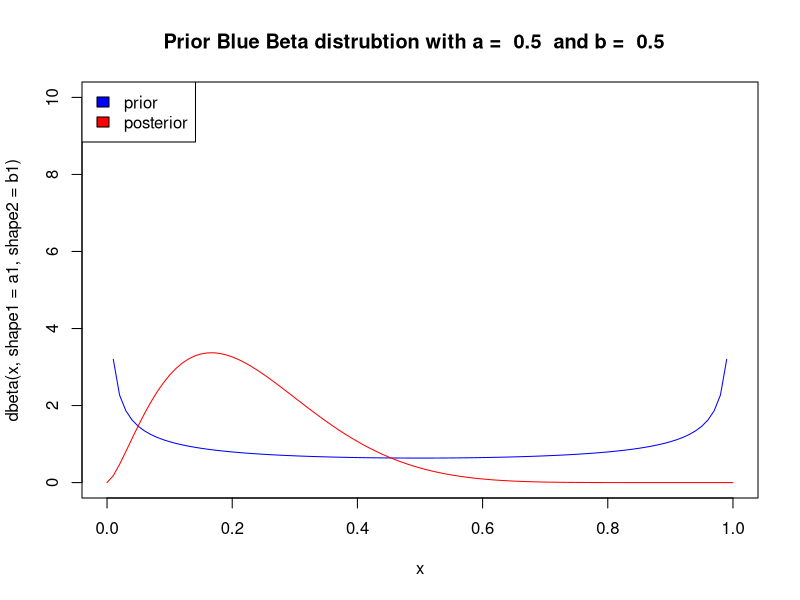
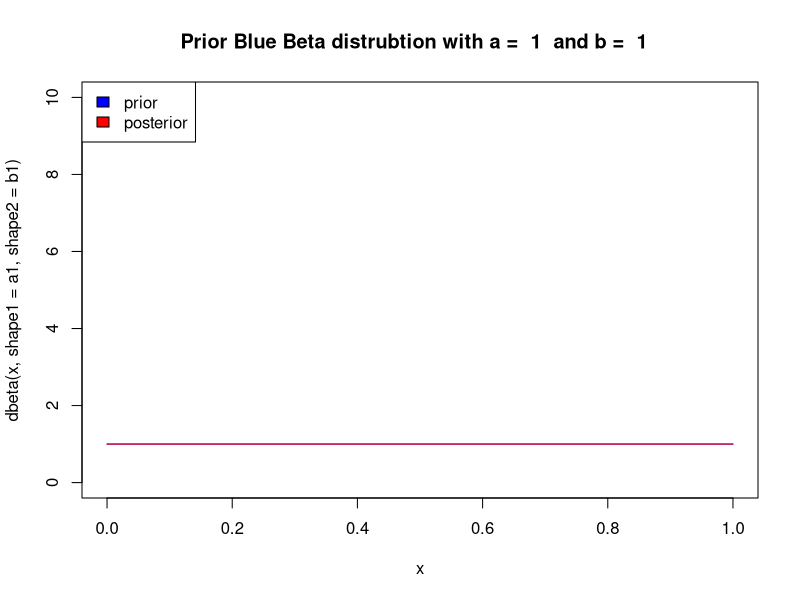
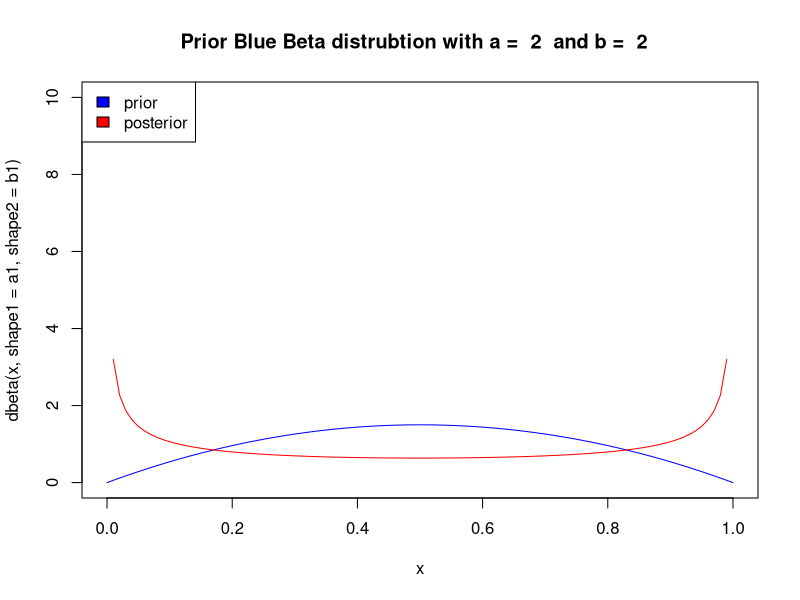
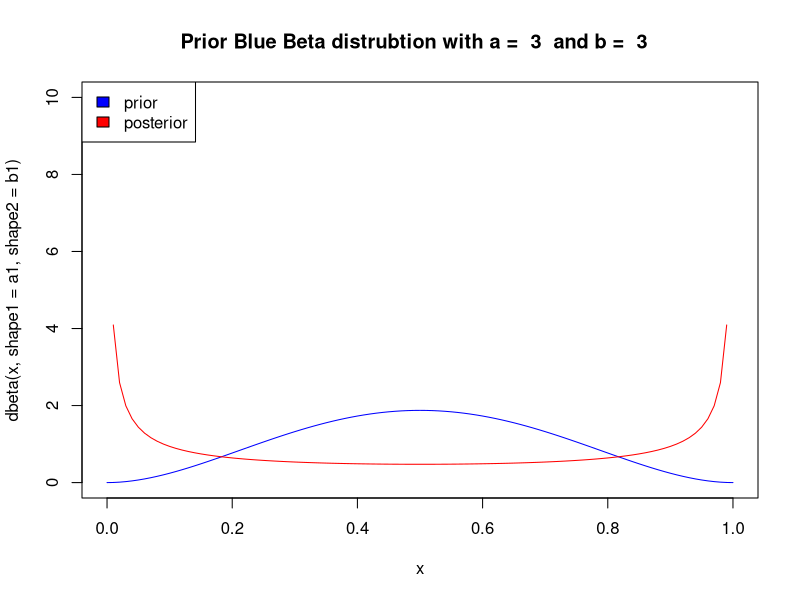
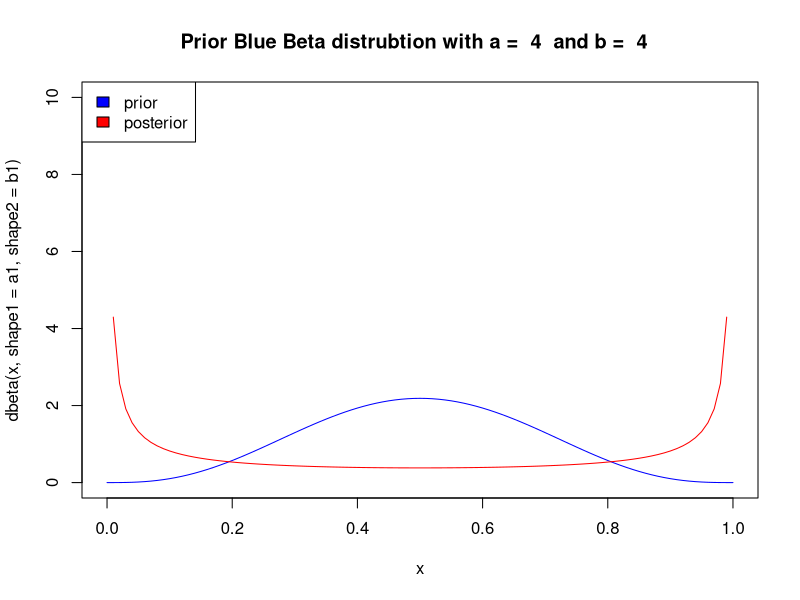
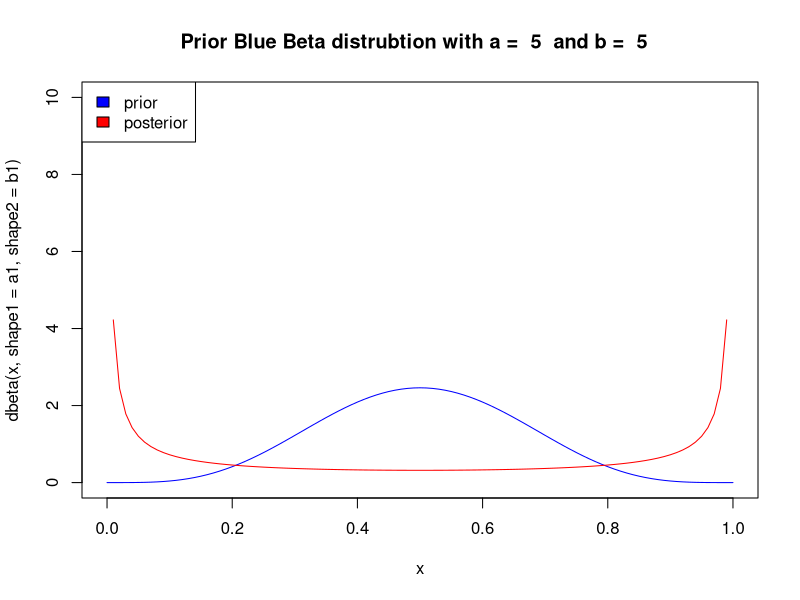
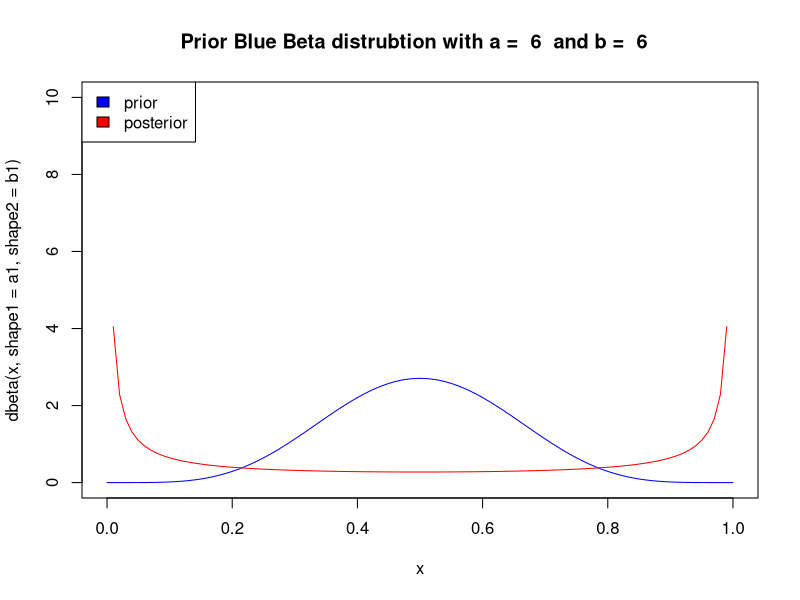
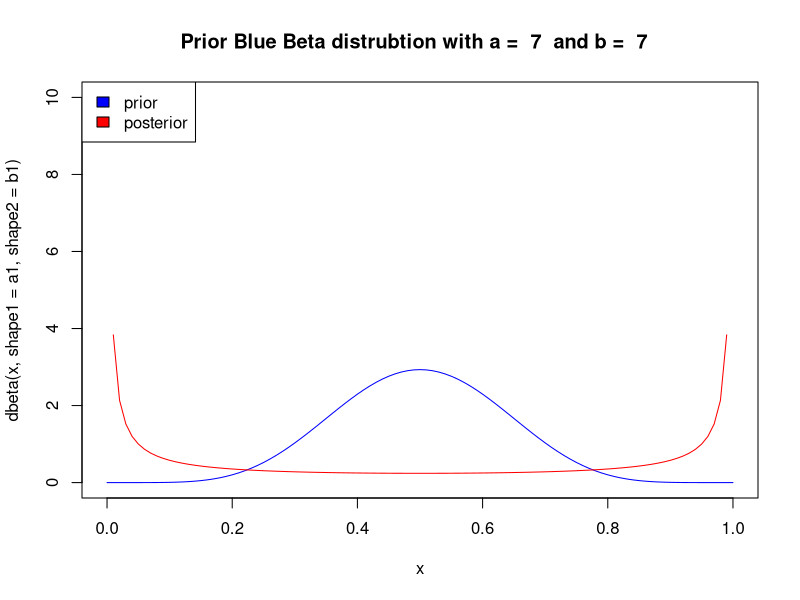

The R source for these figures, in order:
###Question 2 -Plots two beta distributions
bayesian <- function( a1,b1, a2,b2, x = seq(0,1,.01)){
	#a1,b1 describe prior
	#a2,b2 describe posterior
	
	msg = paste("Prior Blue Beta distrubtion with a = ",a1," and b = ",b1, " ")
	
	print(msg)

	plot(x, dbeta(x, shape1 = a1, shape2=b1),type="l",col="blue", main =msg,
      ylim =c(0,10))
	lines(x, dbeta(x, shape1 = a2, shape2=b2),col="red", xlab = msg)

	legend("topleft",
	c("prior","posterior"),
	fill=c("blue","red")
	)
}


#2.a.)
bayesian(.5,.5,2.5,8.5)

for (i in 1:10){

bayesian(i , i , 1/i, 1/i)

Sys.sleep(2.5)
}